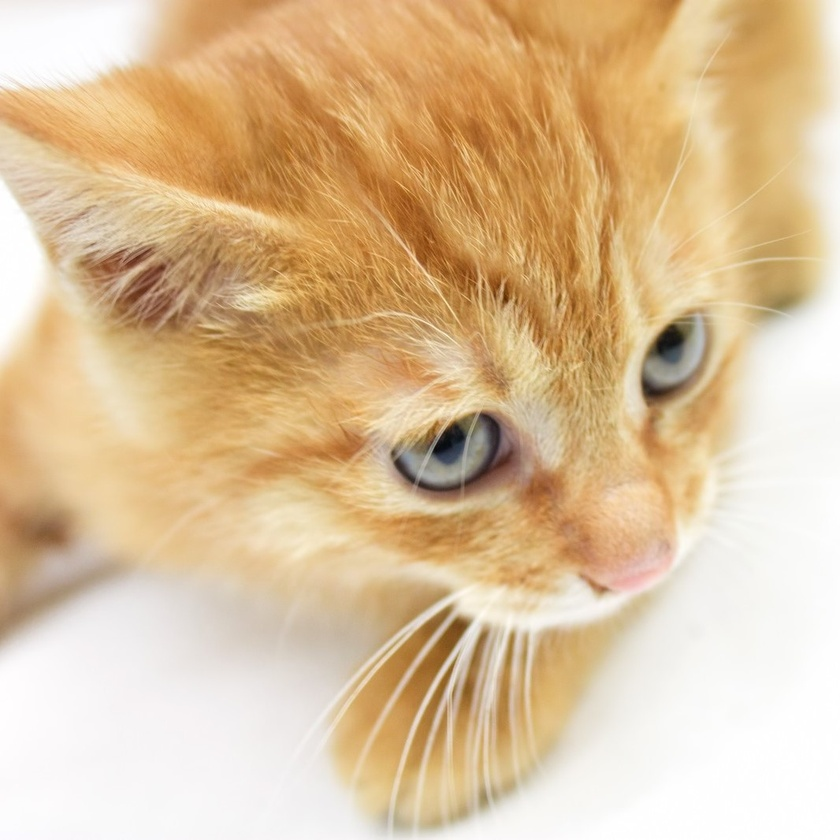
%> input picture kadai2/img/cat.jpg, 840 x 840 px, shrunk from 1066 x 1066 before the run
$ octave kadai2.m   (GNU Octave 9; MATLAB toolbox functions it lacks are replaced by stand-ins)
%> lines starting %> are read from the running program, lines starting %| are printed output that depends on the picture; in (x1, y1, x2, y2) boxes, pixels count from 0 and x2, y2 are one past the last pixel; in counts of white or black regions, pixels touching at a corner belong together; the program's own positions count from 1
% 課題２　階調数と疑似輪郭
% ２階調，４階調，８階調の画像を生成せよ．
% 下記はサンプルプログラムである．
% 課題作成にあたっては「Lenna」以外の画像を用いよ．

clear; % 変数のオールクリア

ORG=imread('img/cat.jpg'); % 原画像の入力
%> ORG is the input picture: size 840x840x3 uint8; mean R, G, B 220.3, 192, 153.9
ORG = rgb2gray(ORG); colormap(gray); colorbar;
%> after `ORG = rgb2gray(ORG)`:
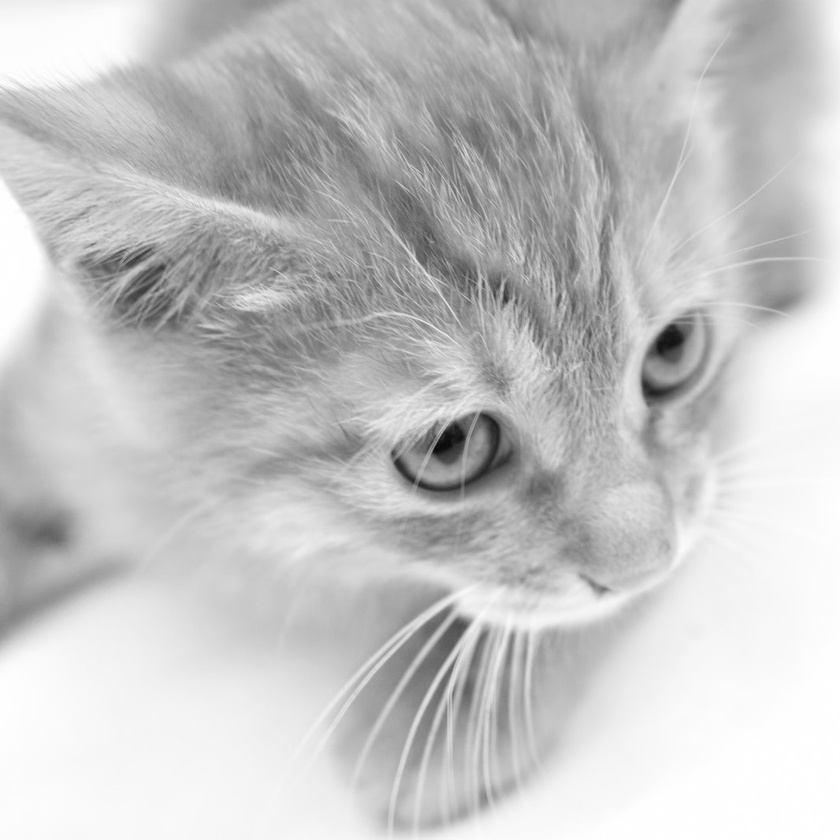
%> ORG: size 840x840 uint8; min 6, max 255, mean 196.1
imagesc(ORG); axis image; % 画像の表示
pause; % 一時停止

% ２階調画像の生成
IMG = ORG>128;
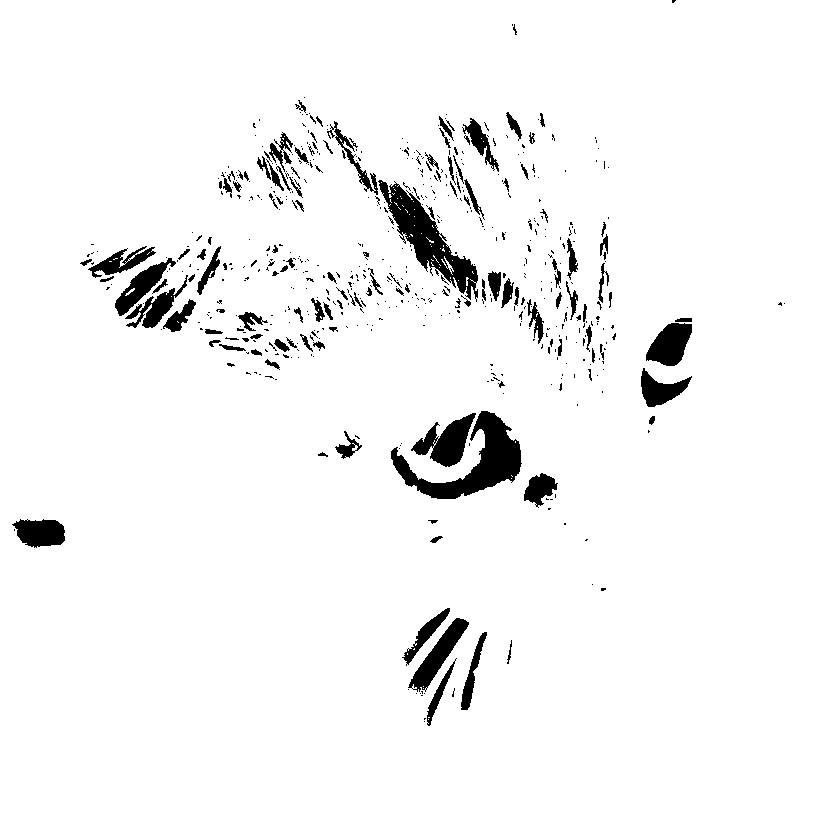
%> IMG: size 840x840 logical; 95.8% white; 597 black regions (467 under 20 px), largest, box (x1, y1, x2, y2) and area: (391, 411, 522, 499) 3981, (378, 180, 478, 302) 3558, (411, 413, 476, 467) 1653
imagesc(IMG); colormap(gray); colorbar;  axis image;
pause;

% ４階調画像の生成
IMG0 = ORG>64;
%> IMG0: size 840x840 logical; 99.6% white; 15 black regions (8 under 20 px), largest, box (x1, y1, x2, y2) and area: (465, 414, 512, 486) 745, (432, 424, 466, 459) 706, (655, 325, 684, 357) 556
IMG1 = ORG>128;
IMG2 = ORG>192;
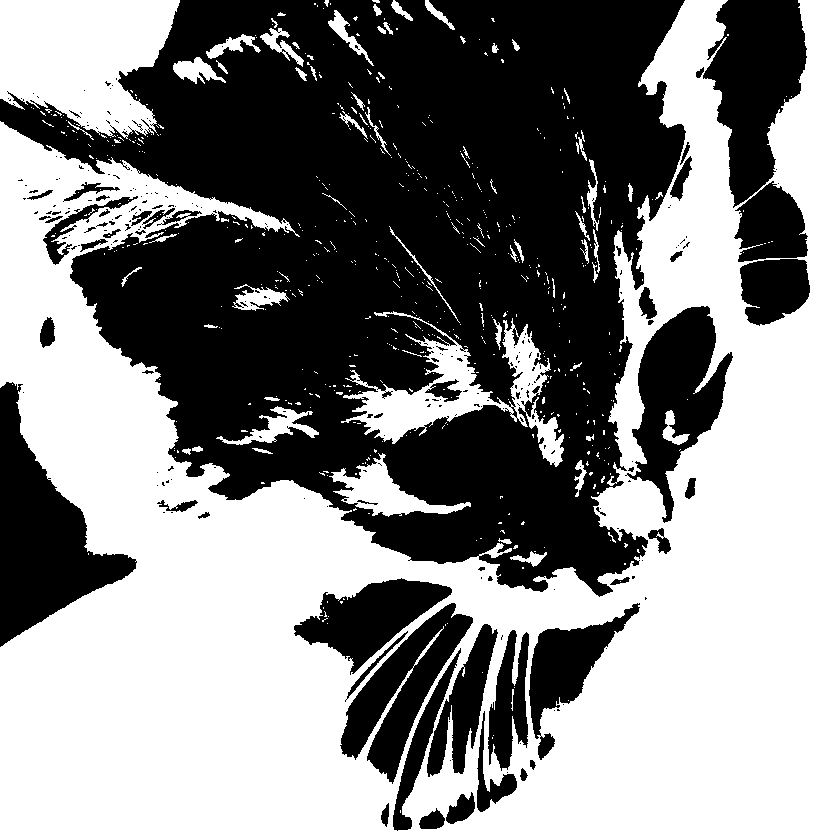
%> IMG2: size 840x840 logical; 53.1% white; 252 black regions (194 under 20 px), largest, box (x1, y1, x2, y2) and area: (0, 0, 686, 597) 244010, (0, 382, 137, 647) 15380, (703, 0, 807, 208) 12962
IMG = IMG0 + IMG1 + IMG2;
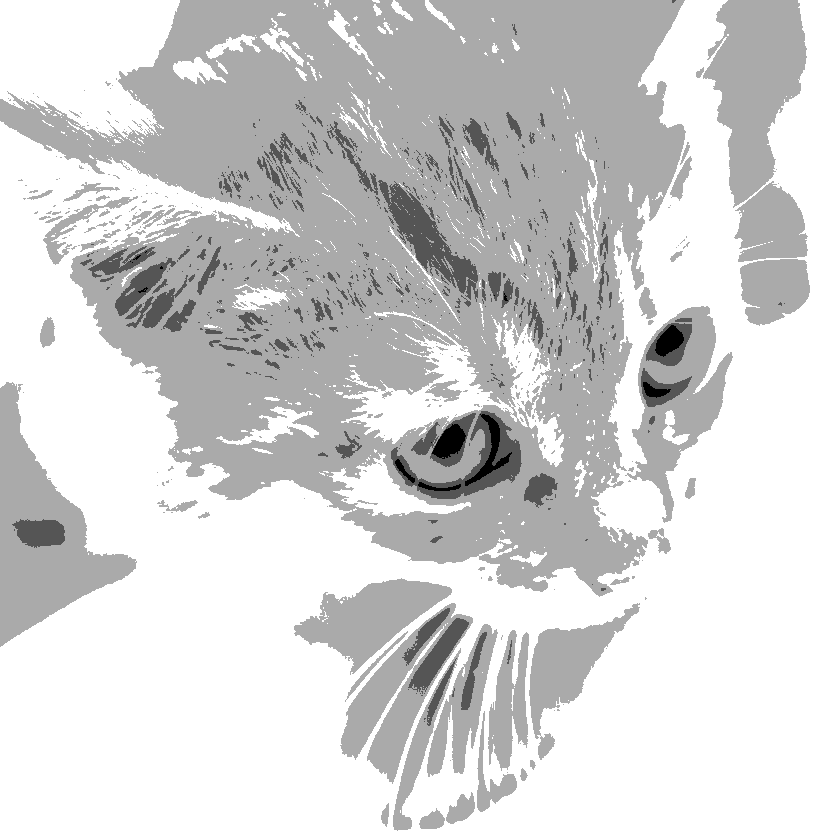
%> IMG: size 840x840 double; min 0, max 3, mean 2.49; drawn with min black and max white
imagesc(IMG); colormap(gray); colorbar;  axis image;
pause;

% ８階調については，各自検討してください．
IMG0 = ORG>32;
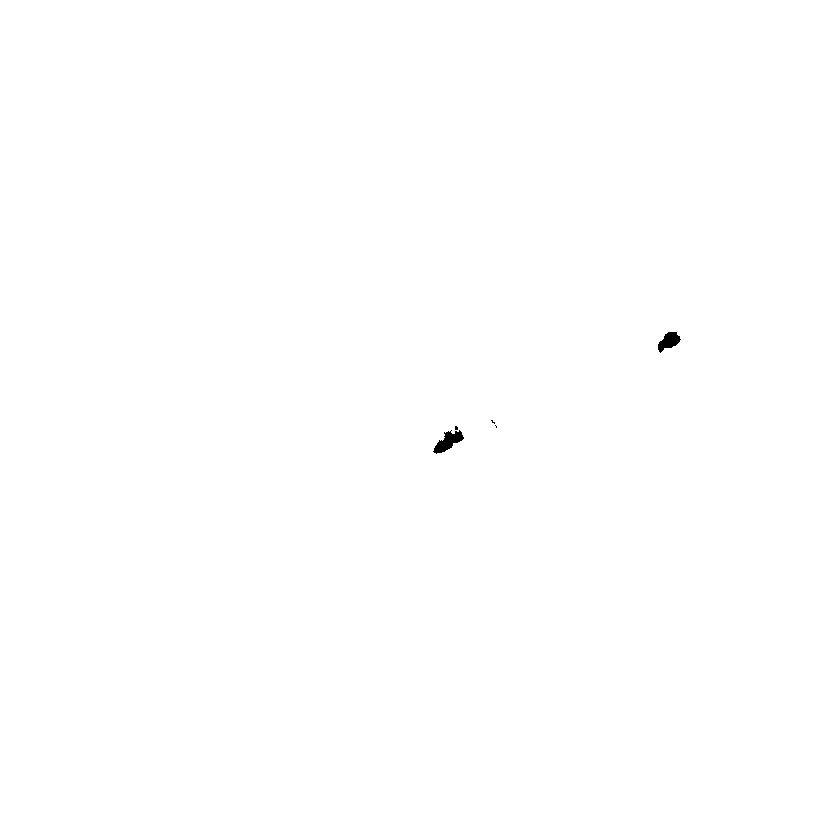
%> IMG0: size 840x840 logical; 99.9% white; 5 black regions (3 under 20 px), largest, box (x1, y1, x2, y2) and area: (433, 430, 464, 454) 356, (658, 332, 681, 353) 273
IMG1 = ORG>64;
IMG2 = ORG>128;
IMG3 = ORG>192;
IMG = IMG0 + IMG1 + IMG2 + IMG3;
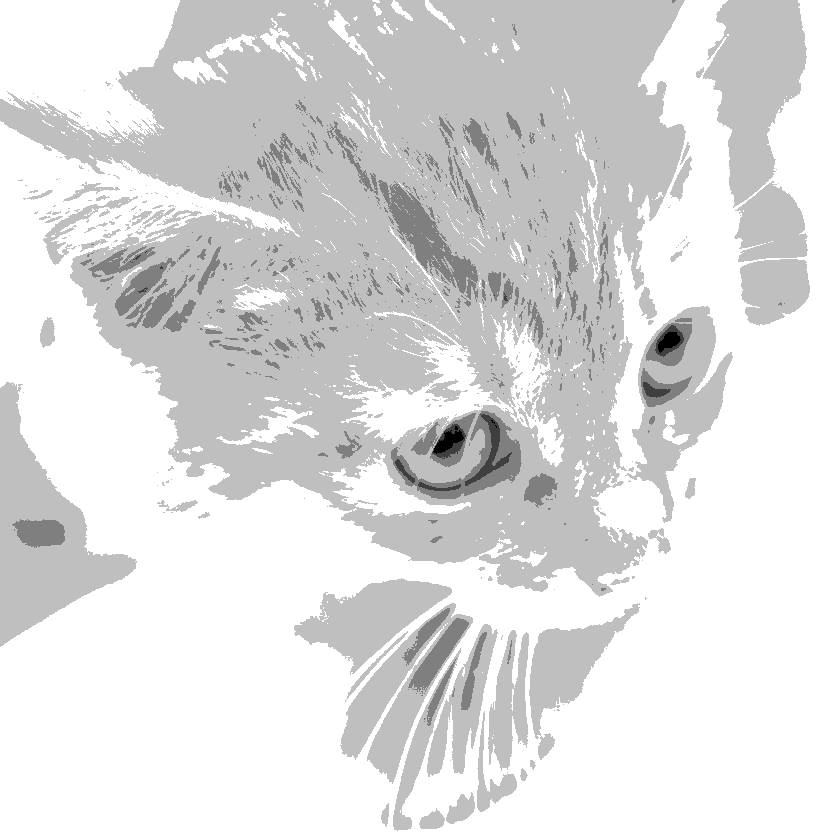
%> IMG: size 840x840 double; min 0, max 4, mean 3.48; drawn with min black and max white
imagesc(IMG); colormap(gray); colorbar;  axis image;
pause;

imagesc(ORG); axis image; % 画像の表示
pause; % 一時停止

$ run again, with kadai2/img/kadai2_1.png saved as kadai2/img/cat.jpg
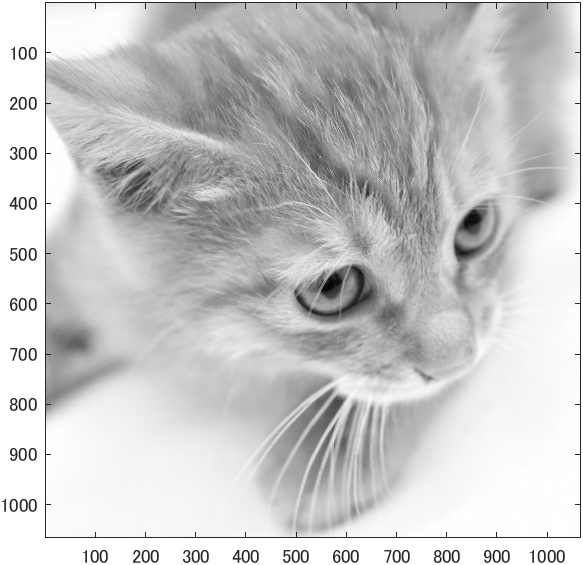
%> input picture kadai2/img/kadai2_1.png, 583 x 565 px
%> ORG is the input picture: size 565x583x3 uint8; min 0, max 255, mean 199.1
%> ORG: size 565x583 uint8
%> `IMG = ORG>128;`:
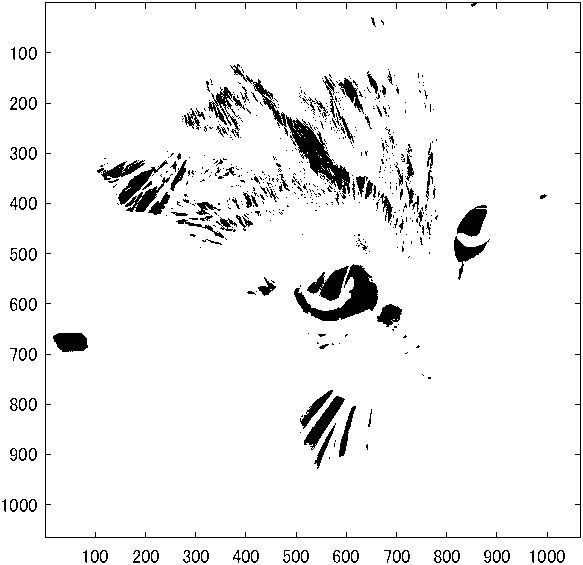
%> IMG: size 565x583 logical; 93.9% white; 602 black regions (464 under 20 px), largest, box (x1, y1, x2, y2) and area: (45, 2, 581, 538) 2364, (230, 64, 350, 199) 2114, (294, 264, 378, 321) 1721
%> IMG2: size 565x583 logical; 55.9% white; 189 black regions (129 under 20 px), largest, box (x1, y1, x2, y2) and area: (45, 2, 581, 538) 127828, (261, 387, 347, 502) 3734, (231, 371, 334, 434) 3107
%> `IMG = IMG0 + IMG1 + IMG2 + IMG3;`:
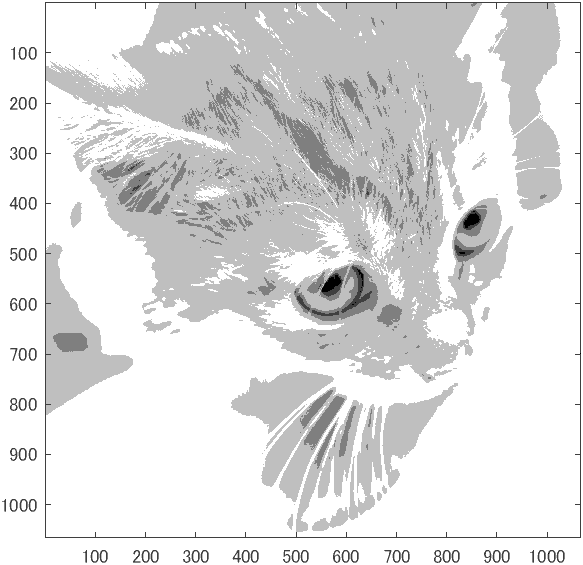
%> IMG: size 565x583 double; min 0, max 4, mean 3.48; drawn with min black and max white

$ run again, with kadai2/img/kadai2_3.png saved as kadai2/img/cat.jpg
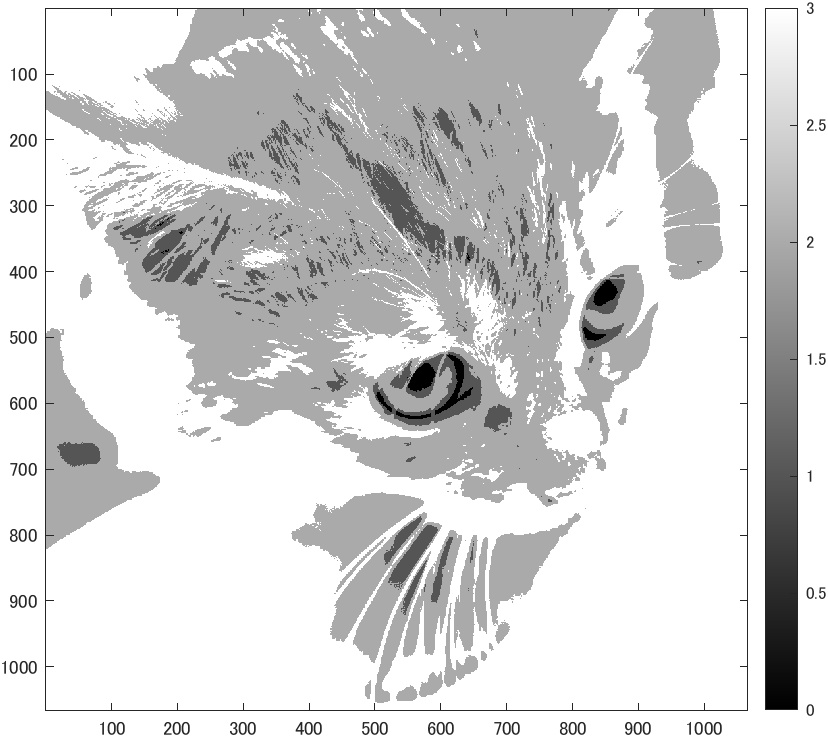
%> input picture kadai2/img/kadai2_3.png, 828 x 737 px
%> ORG is the input picture: size 737x828x3 uint8; min 0, max 255, mean 212.4
%> ORG: size 737x828 uint8
%> `IMG = ORG>128;`:
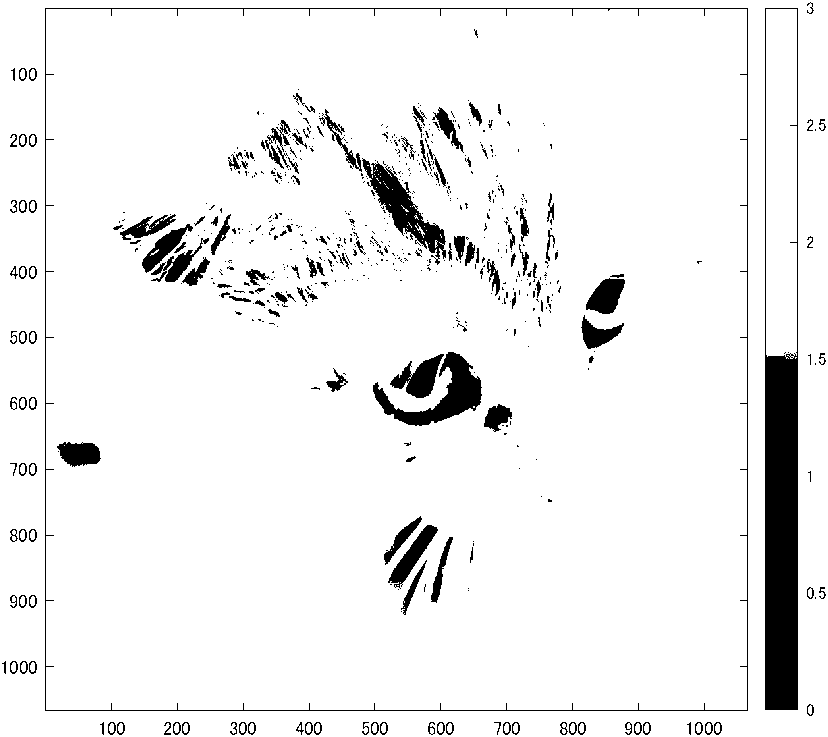
%> IMG: size 737x828 logical; 93.6% white; 645 black regions (483 under 20 px), largest, box (x1, y1, x2, y2) and area: (765, 8, 798, 710) 12423, (45, 8, 748, 711) 3101, (373, 352, 482, 426) 2751
%> IMG2: size 737x828 logical; 58.1% white; 263 black regions (175 under 20 px), largest, box (x1, y1, x2, y2) and area: (45, 8, 748, 711) 198626, (765, 8, 798, 710) 17844, (569, 265, 658, 446) 7485
%> `IMG = IMG0 + IMG1 + IMG2 + IMG3;`:
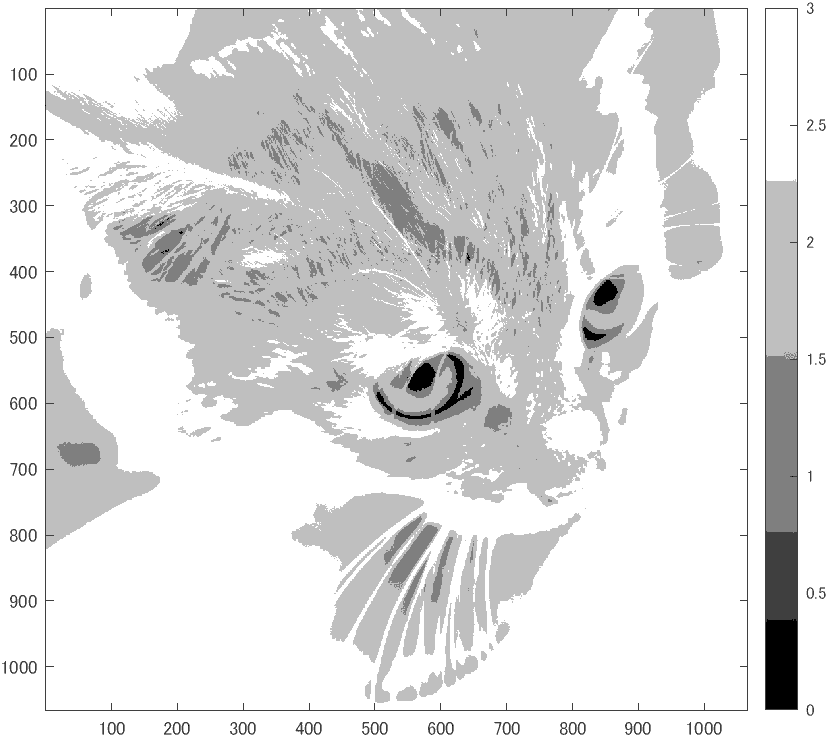
%> IMG: size 737x828 double; min 0, max 4, mean 3.49; drawn with min black and max white
